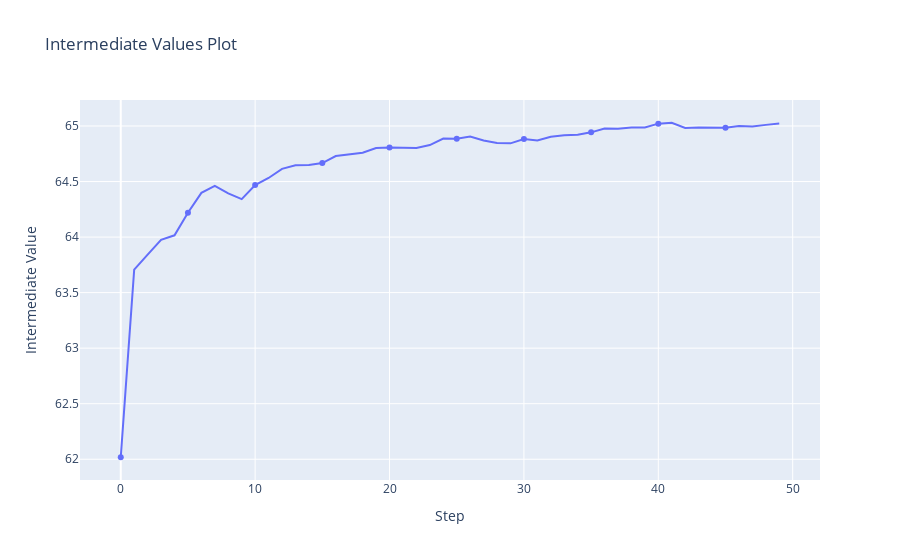

The cell this chart's notebook holds for it:
### Code cell
optuna.visualization.plot_intermediate_values(study)

### Figure 1 — Plotly figure (JSON) as saved in the notebook; plotly's stock layout.template omitted (floating-point values rounded to 4 significant figures)
{"data": [{"marker": {"maxdisplayed": 10}, "mode": "lines+markers", "name": "Trial0", "type": "scatter", "x": [0, 1, 2, 3, 4, 5, 6, 7, 8, 9, 10, 11, 12, 13, 14, 15, 16, 17, 18, 19, 20, 21, 22, 23, 24, 25, 26, 27, 28, 29, 30, 31, 32, 33, 34, 35, 36, 37, 38, 39, 40, 41, 42, 43, 44, 45, 46, 47, 48, 49], "y": [62.02, 63.71, 63.84, 63.98, 64.02, 64.22, 64.4, 64.46, 64.39, 64.34, 64.47, 64.53, 64.61, 64.65, 64.65, 64.67, 64.73, 64.74, 64.76, 64.8, 64.81, 64.81, 64.8, 64.83, 64.89, 64.89, 64.9, 64.87, 64.85, 64.84, 64.88, 64.87, 64.9, 64.92, 64.92, 64.94, 64.98, 64.98, 64.99, 64.99, 65.02, 65.03, 64.98, 64.99, 64.98, 64.98, 65.0, 65.0, 65.01, 65.02]}], "layout": {"showlegend": false, "title": {"text": "Intermediate Values Plot"}, "xaxis": {"title": {"text": "Step"}}, "yaxis": {"title": {"text": "Intermediate Value"}}}}
